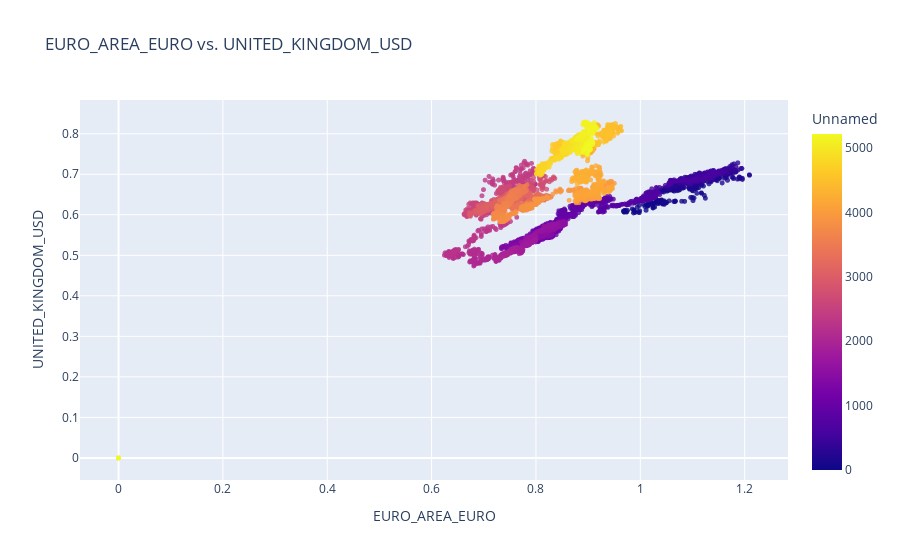

Notebook source saved alongside this figure:
### Markdown cell above
The measurement of australia_Aud seem to be centered around the range of value 1.3-1.499, with a few outliers towards the right.

we can repeat thus process for each country.

### Code cell
fig = px.scatter(Rates, 
                 x= 'EURO_AREA_EURO',
                 y = 'UNITED_KINGDOM_USD',
                 color = 'Unnamed',
                 opacity = 0.8,
                 
                title = 'EURO_AREA_EURO vs. UNITED_KINGDOM_USD',
               )
fig.update_traces(marker_size = 5)
fig.show()

### Figure 1 — Plotly figure (JSON) as saved in the notebook; plotly's stock layout.template omitted (floating-point values rounded to 4 significant figures; data arrays with more than 128 entries replaced by an {"elided": "..."} marker saying what was removed)
{"data": [{"hovertemplate": "EURO_AREA_EURO=%{x}<br>UNITED_KINGDOM_USD=%{y}<br>Unnamed=%{marker.color}<extra></extra>", "legendgroup": "", "marker": {"color": {"elided": "5217 int values"}, "coloraxis": "coloraxis", "opacity": 0.8, "size": 5, "symbol": "circle"}, "mode": "markers", "name": "", "showlegend": false, "type": "scattergl", "x": {"elided": "5217 float values"}, "xaxis": "x", "y": {"elided": "5217 float values"}, "yaxis": "y"}], "layout": {"coloraxis": {"colorbar": {"title": {"text": "Unnamed"}}, "colorscale": [[0, "#0d0887"], [0.1111, "#46039f"], [0.2222, "#7201a8"], [0.3333, "#9c179e"], [0.4444, "#bd3786"], [0.5556, "#d8576b"], [0.6667, "#ed7953"], [0.7778, "#fb9f3a"], [0.8889, "#fdca26"], [1, "#f0f921"]]}, "legend": {"tracegroupgap": 0}, "title": {"text": "EURO_AREA_EURO vs. UNITED_KINGDOM_USD"}, "xaxis": {"anchor": "y", "domain": [0, 1], "title": {"text": "EURO_AREA_EURO"}}, "yaxis": {"anchor": "x", "domain": [0, 1], "title": {"text": "UNITED_KINGDOM_USD"}}}}
